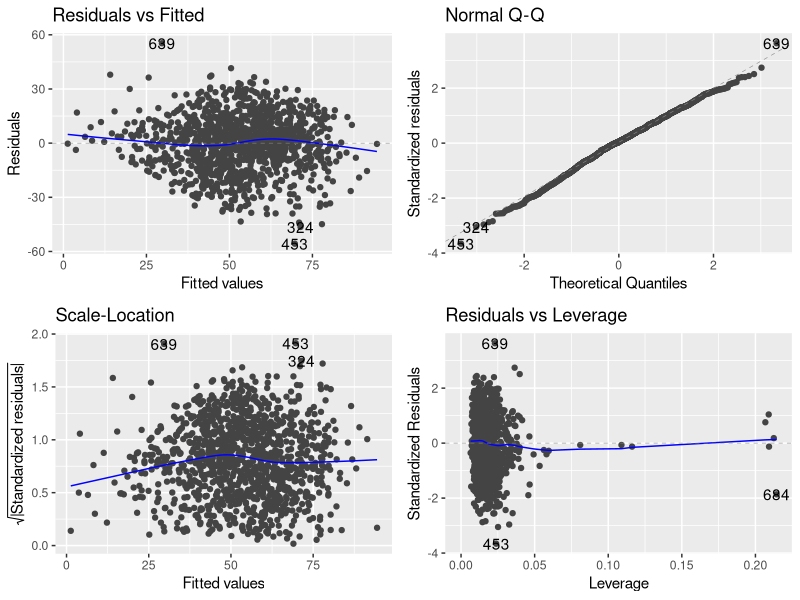
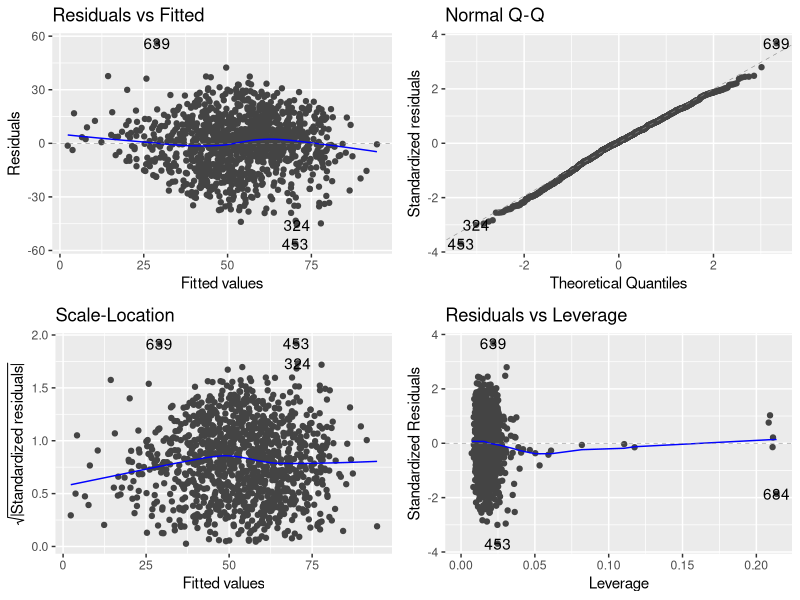
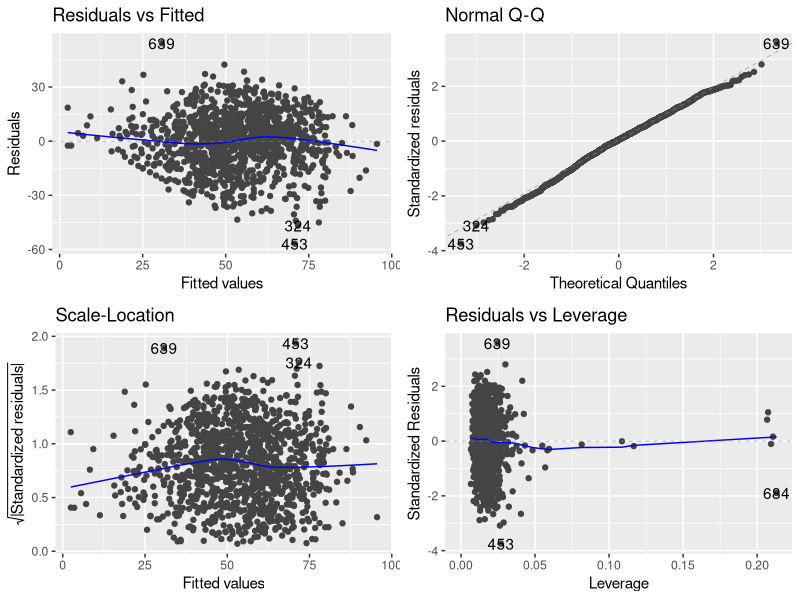
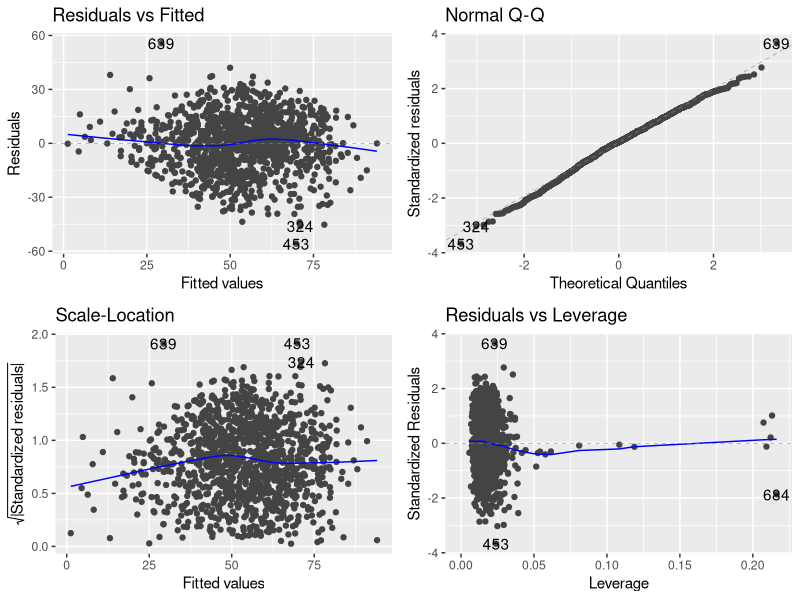

Generate these figures, in order, with R: (Note: this script raises an error after producing the figures.)
#Simons, Evans and Bradbury script extra script

#Setting environment####
rm(list = ls())

#load packages
library(ggpubr)
library(ggplot2)
library(dplyr)
library(car)
library(survey)
library(Hmisc)
library(corrplot)
library(ggfortify)

#read in data
combined_data <- read.csv("Data/combined_data_final.csv")
str(combined_data)

#make financial positive for the model
combined_data$financial = combined_data$financial - min(combined_data$financial)

#Behaviour extra mods----
mod_behaviour_int<- lm(behaviour ~ message_framing*ego +
                         nudge + 
                         efficacy + 
                         connectedness + 
                         allocated_wild_300 +
                         social_norm +
                         finance_security + 
                         age +
                         gender +
                         ethnicity +
                         education_rank +
                         experience + 
                         sqrt(1+climate_change) + 
                         flood+
                         MD_index, data = combined_data)

autoplot(mod_behaviour_int) #ok
summary(mod_behaviour_int)
Anova(mod_behaviour_int)

#Don't use - message framing * ego not significant

mod_behaviour_int1<- lm(behaviour ~ message_framing*nudge + 
                          efficacy + 
                          connectedness + 
                          allocated_wild_300 +
                          social_norm +
                          finance_security + 
                          age +
                          gender +
                          ethnicity +
                          education_rank +
                          experience + 
                          ego + 
                          sqrt(1+climate_change) + 
                          flood +
                          MD_index, data = combined_data)
autoplot(mod_behaviour_int1) #ok
summary(mod_behaviour_int1)
Anova(mod_behaviour_int1) 

#Don't use - message framing * nudge not significant

mod_behaviour_int2<- lm(behaviour ~ message_framing*experience +
                          nudge + 
                          efficacy + 
                          connectedness + 
                          allocated_wild_300 +
                          social_norm +
                          finance_security + 
                          age +
                          gender +
                          ethnicity +
                          education_rank +
                          ego + 
                          sqrt(1+climate_change) + 
                          flood +
                          MD_index, data = combined_data)

autoplot(mod_behaviour_int2) #ok
summary(mod_behaviour_int2)
Anova(mod_behaviour_int2) 

#Don't use - message framing * experience not significant

mod_behaviour_int3<- lm(behaviour ~ message_framing*sqrt(1+ climate_change) +
                          nudge + 
                          efficacy + 
                          connectedness + 
                          allocated_wild_300 +
                          social_norm +
                          finance_security + 
                          age +
                          gender +
                          ethnicity +
                          education_rank +
                          ego + 
                          experience + 
                          flood +
                          MD_index, data = combined_data)

autoplot(mod_behaviour_int3) #ok
summary(mod_behaviour_int3)
Anova(mod_behaviour_int3) 

#Don't use - message framing * climate change not significant

mod_behaviour_int4<- lm(behaviour ~ message_framing*flood +
                          nudge + 
                          efficacy + 
                          connectedness + 
                          allocated_wild_300 +
                          social_norm +
                          finance_security + 
                          age +
                          gender +
                          ethnicity +
                          sqrt(1+ climate_change) +
                          education_rank +
                          ego + 
                          experience + 
                          MD_index, data = join_quant_survey_data)

autoplot(mod_behaviour_int4) #ok
summary(mod_behaviour_int4)
Anova(mod_behaviour_int4)

mod_behaviour_int5<- lm(behaviour ~ message_framing*MD_index +
                          nudge + 
                          efficacy + 
                          connectedness + 
                          allocated_wild_300 +
                          social_norm +
                          finance_security + 
                          age +
                          gender +
                          ethnicity +
                          education_rank +
                          experience + 
                          ego + 
                          sqrt(1+climate_change) + 
                          flood, data = combined_data)

autoplot(mod_behaviour_int5) #ok
summary(mod_behaviour_int5)
Anova(mod_behaviour_int5)

#Don't use - message framing * MD_index not significant

#Sympathy models ----

mod_sympathy_int<- lm(sympathy^(2) ~ message_framing*ego +
                        nudge + 
                        efficacy + 
                        connectedness + 
                        allocated_wild_300 +
                        social_norm +
                        finance_security + 
                        age +
                        gender +
                        ethnicity +
                        education_rank +
                        experience + 
                        sqrt(1+climate_change) + 
                        flood +
                        MD_index, data = combined_data)

#Don't use - message framing * ego not significant

mod_sympathy_int1<- lm(log(1+sympathy)~ message_framing*nudge + 
                         efficacy + 
                         connectedness + 
                         allocated_wild_300 +
                         social_norm +
                         finance_security + 
                         age +
                         gender +
                         ethnicity +
                         education_rank +
                         experience + 
                         ego + 
                         sqrt(1+climate_change) + 
                         flood +
                         MD_index, data = combined_data)

#Don't use - message framing * nudge not significant


mod_sympathy_int2<- lm(log(1+sympathy) ~ message_framing*experience+
                         nudge + 
                         efficacy + 
                         connectedness + 
                         allocated_wild_300 +
                         social_norm +
                         finance_security + 
                         age +
                         gender +
                         ethnicity +
                         education_rank +
                         ego + 
                         sqrt(1+ climate_change) + 
                         flood +
                         MD_index, data = combined_data)

#Don't use - message framing * experience not significant

mod_sympathy_int4<- lm(log(1+sympathy) ~ message_framing*flood +
                         nudge + 
                         efficacy + 
                         connectedness + 
                         allocated_wild_300 +
                         social_norm +
                         finance_security + 
                         age +
                         gender +
                         ethnicity +
                         education_rank +
                         sqrt(1+climate_change)+
                         experience +
                         ego +
                         MD_index, data = combined_data)

#Don't use - message framing * flood not significant

##Financial models----

mod_financial_int<- glm(financial ~ message_framing*ego+
                          nudge + 
                          efficacy + 
                          connectedness + 
                          allocated_wild_300 +
                          log(1 + social_norm_donation) +
                          finance_security + 
                          age +
                          gender +
                          ethnicity +
                          education_rank +
                          experience + 
                          sqrt(1+ climate_change) + 
                          flood+
                          MD_index, data = combined_data, family = quasipoisson)
par(mfrow=c(2,2))
plot(mod_financial_int)
summary(mod_financial_int)
Anova(mod_financial_int, test = "F")

#Don't use - message framing * ego not significant

mod_financial_int1<- glm(financial ~ message_framing*nudge + 
                           efficacy + 
                           connectedness + 
                           allocated_wild_300 +
                           log(1 + social_norm_donation) +
                           finance_security + 
                           age +
                           gender +
                           ethnicity +
                           education_rank +
                           experience + 
                           ego + 
                           sqrt(1+ climate_change) + 
                           flood+
                           MD_index, data = combined_data, family = quasipoisson)
par(mfrow=c(2,2))
plot(mod_financial_int1)
summary(mod_financial_int1)

#Don't use - message framing * nudge not significant

mod_financial_int2<- glm(financial ~ message_framing*experience +
                           nudge + 
                           efficacy + 
                           connectedness + 
                           sqrt(1+ climate_change)+
                           allocated_wild_300 +
                           log(1 + social_norm_donation) +
                           finance_security + 
                           age +
                           gender +
                           ethnicity +
                           education_rank +
                           ego + 
                           flood+
                           MD_index, data = combined_data, family = quasipoisson)
par(mfrow=c(2,2))
plot(mod_financial_int2)
summary(mod_financial_int2)
Anova(mod_financial_int2, test = "F")

#Don't use - message framing * experience not significant

mod_financial_int3<- glm(financial ~ message_framing*sqrt(1+climate_change) +
                           nudge + 
                           efficacy + 
                           connectedness + 
                           allocated_wild_300 +
                           log(1 + social_norm_donation) +
                           finance_security + 
                           age +
                           gender +
                           ethnicity +
                           education_rank +
                           flood+
                           experience + 
                           ego +
                           MD_index, data = combined_data, family = quasipoisson)
par(mfrow=c(2,2))
plot(mod_financial_int3)
summary(mod_financial_int3)
Anova(mod_financial_int3, test = "F")

#Don't use - message framing * climate change not significant

mod_financial_int4<- glm(financial ~ message_framing*flood +
                           nudge + 
                           efficacy + 
                           connectedness + 
                           allocated_wild_300 +
                           log(1 + social_norm_donation) +
                           finance_security + 
                           age +
                           gender +
                           ethnicity +
                           sqrt(1+ climate_change) +
                           education_rank +
                           experience + 
                           ego +
                           MD_index, data = combined_data, family = quasipoisson)
par(mfrow=c(2,2))
plot(mod_financial_int4)
summary(mod_financial_int4)
Anova(mod_financial_int4, test = "F")


#Don't use - message framing * flood not significant

mod_sufficieny_int1<- lm(sufficiency ~ message_framing*nudge + 
                           efficacy + 
                           connectedness + 
                           allocated_wild_300 +
                           finance_security + 
                           age +
                           gender +
                           ethnicity +
                           education_rank +
                           experience + 
                           ego + 
                           sqrt(1+ climate_change) + 
                           flood +
                           MD_index, data = combined_data)
autoplot(mod_sufficieny_int1)
summary(mod_sufficieny_int1)
Anova(mod_sufficieny_int1)

#Don't use - message framing * nudge not significant

mod_sufficieny_int2<- lm(sufficiency ~ message_framing*experience+
                           nudge + 
                           efficacy + 
                           connectedness + 
                           allocated_wild_300 +
                           finance_security + 
                           age +
                           gender +
                           ethnicity +
                           education_rank +
                           ego + 
                           sqrt(1+ climate_change) + 
                           flood +
                           MD_index, data = combined_data)
autoplot(mod_sufficieny_int2)
summary(mod_sufficieny_int2)#Anova(mod_sufficieny_int2)

#Don't use - message framing * experience not significant

mod_sufficieny_int3<- lm(sufficiency ~ message_framing*sqrt(1+climate_change)+
                           nudge + 
                           efficacy + 
                           connectedness + 
                           allocated_wild_300 +
                           finance_security + 
                           age +
                           gender +
                           ethnicity +
                           education_rank +
                           experience + 
                           ego + 
                           flood +
                           MD_index, data = combined_data)
autoplot(mod_sufficieny_int3)
summary(mod_sufficieny_int3)
Anova(mod_sufficieny_int3)

#Don't use - message framing * climate change not significant
